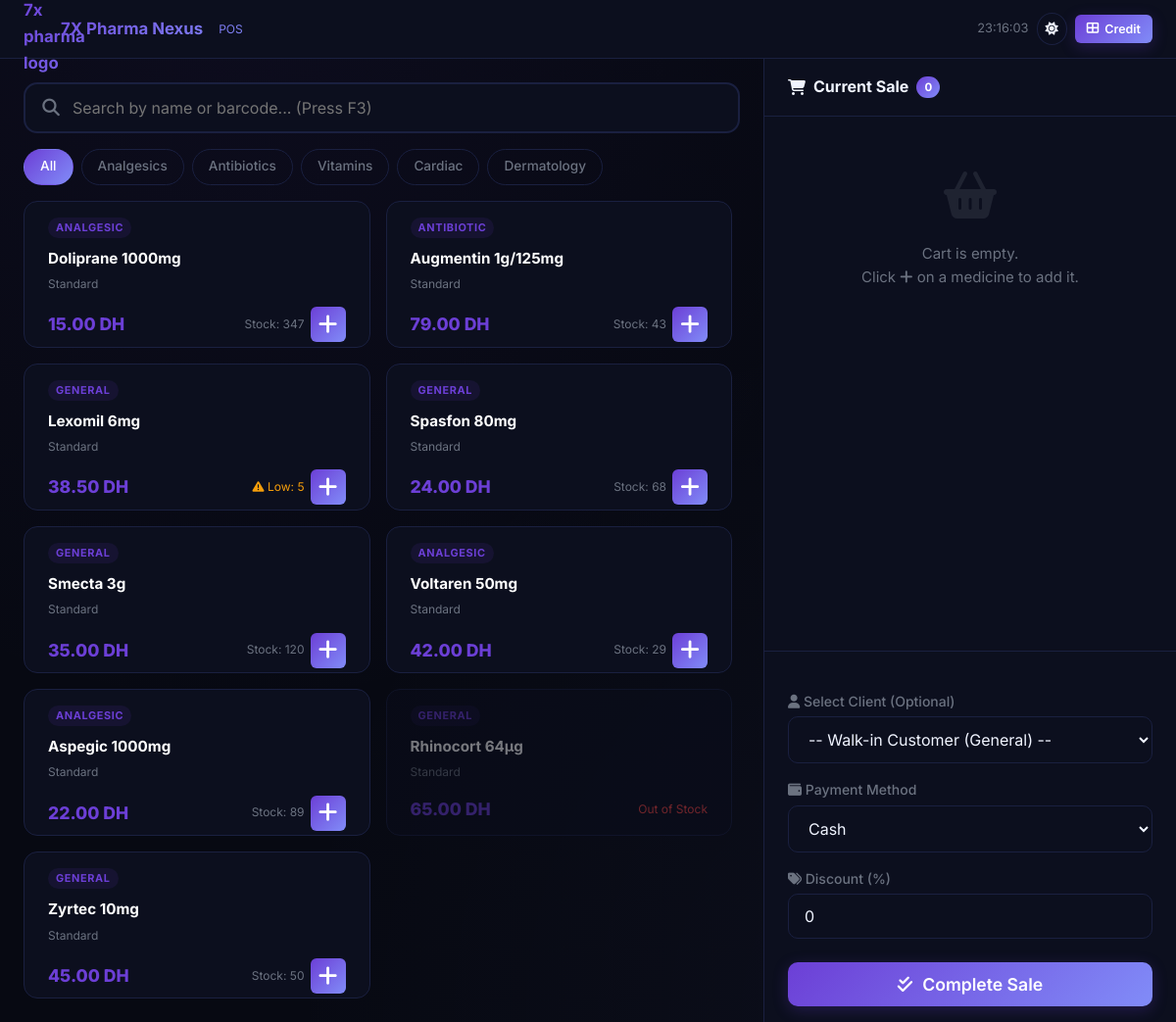
The app's page /public/index.php (signed in) with its own data.
### tables this page shows
CREATE TABLE `medicines` (
  `id` int(11) NOT NULL,
  `barcode` varchar(50) NOT NULL,
  `name` varchar(150) NOT NULL,
  `dci` varchar(150) DEFAULT NULL,
  `category` varchar(100) DEFAULT 'General',
  `price` decimal(10,2) NOT NULL,
  `cost_price` decimal(10,2) NOT NULL,
  `created_at` timestamp NOT NULL DEFAULT current_timestamp(),
  `deleted_at` timestamp NULL DEFAULT NULL
);

### app/controllers/POSController.php (called while the page is built, shortened)
<?php
class POSController extends Controller {
    public function index() {
        $medicineModel = $this->model('Medicine');
        $clientModel = $this->model('Client');
        $keyword = trim($_GET['q'] ?? '');
        $category = trim($_GET['category'] ?? 'all');
        $medicines = $medicineModel->searchAndFilter($keyword, $category);
        $clients = $clientModel->getAll();
        $subtotal = 0;
        $last_sale_items = [];
        $this->view('pos', [
            'medicines' => $medicines,
            'clients' => $clients,
            'cart_subtotal' =>$subtotal,
            'cart_total' => $subtotal,
            'last_sale_items' => $last_sale_items
        ]);
    }
}

### app/core/Router.php (called while the page is built, shortened)
<?php
class Router {
    protected $method = 'index';
    public function __construct() {
        $url = $this->parseUrl();
        $this->controller = new $this->controller();
        $this->params = $url ? array_values($url) : [];
        call_user_func_array([$this->controller, $this->method], $this->params);
    }
    private function parseUrl() {
        return [];
    }
}

### public/index.php (called while the page is built, shortened)
<?php
require_once ROOT_DIR . '/app/config/Database.php';
require_once ROOT_DIR . '/app/core/Model.php';
require_once ROOT_DIR . '/app/core/Controller.php';
require_once ROOT_DIR . '/app/core/Router.php';
$router = new Router();
?>

### app/config/Database.php (called while the page is built, shortened)
<?php
class Database {
    private $conn;
    public function __construct() {
        $host = '127.0.0.1';
        $port = '3307';
        $db_name = 'pharma_core';
        $username = 'root';
        $password = '';
        try {
            $dsn = "mysql:host={$host};port={$port};dbname={$db_name};charset=utf8mb4";
            $options = [
                PDO::ATTR_ERRMODE => PDO::ERRMODE_EXCEPTION,
                PDO::ATTR_DEFAULT_FETCH_MODE => PDO::FETCH_ASSOC,
                PDO::ATTR_EMULATE_PREPARES => false,
            ];
            $this->conn = new PDO($dsn, $username, $password, $options);
        } catch(PDOException $e) {
            $this->logError($e);
            $error_view = ROOT_DIR . '/views/components/db_error.php';
            if (file_exists($error_view)) {
                include $error_view;
            } else {
                header('HTTP/1.1 500 Internal Server Error');
                echo "Database Connection Error. Design file missing.";
            }
            exit();
        }
    }
    public function getConnection() {
        return $this->conn;
    }
}
?>

### app/core/Model.php (called while the page is built, shortened)
<?php
class Model {
    protected $db;
    public function __construct() {
        require_once ROOT_DIR . '/app/config/Database.php';
        $database = new Database();
        $this->db = $database->getConnection();
    }
    protected function query($sql, $params = []) {
        $stmt = $this->db->prepare($sql);
        $stmt->execute($params);
        return $stmt;
    }
}

### app/models/Medicine.php (called while the page is built, shortened)
<?php
class Medicine extends Model {
    protected $table = 'medicines';
    public function searchAndFilter($searchQuery = '', $category  = 'all') {
        $sql = "SELECT medicines.*,
                COALESCE(SUM(batches.current_quantity), 0) as current_quantity
                FROM {$this->table}
                LEFT JOIN batches ON medicines.id = batches.medicine_id
                WHERE medicines.deleted_at IS NULL";
        $params = [];
        $sql .= " GROUP BY medicines.id";
        $stmt = $this->query($sql, $params);
        return $stmt->fetchAll(PDO::FETCH_ASSOC);
    }
}
?>

### views/pages/pos.php (the view, shortened to what this page needs)
<!DOCTYPE html>
<html lang="en" data-theme="dark">
<head>
    <link rel="stylesheet" href="https://cdnjs.cloudflare.com/ajax/libs/font-awesome/6.5.1/css/all.min.css">
    <link rel="stylesheet" href="<?= BASE_URL ?>/assets/css/global.css">
    <link rel="stylesheet" href="<?= BASE_URL ?>/assets/css/pos.css">
</head>
<body>
    <div class="pos-wrapper">
        <div class="pos-main-layout">
            <nav class="pos-navbar">
                <div class="brand">
                    <img src="<?= BASE_URL ?>/assets/images/logo/7X-PHARMA-ICO.png" alt="7x pharma logo">
                    7X Pharma Nexus &nbsp;<span style="font-size:.75rem;font-weight:400;color:var(--color-text-secondary);">POS</span>
                </div>
                <div class="pos-nav-actions">
                    <span id="pos-clock" style="font-size:.8rem;color:var(--color-text-secondary);"></span>
                    <button id="theme-toggle" class="btn-icon" aria-label="Toggle Theme">
                        <span id="theme-icon"></span>
                    </button>
                    <a href="<?= BASE_URL ?>/credit" class="btn btn-primary btn-sm">
                        <i class="fa-solid fa-table-cells-large"></i> Credit
                    </a>
                </div>
            </nav>
            <div class="pos-content">
                <section class="pos-panel-products" aria-label="Medicine selection">
                    <form method="GET" action="<?= BASE_URL ?>/pos" class="search-wrapper" role="search">
                        <input type="search" name="q" id="medicine-search"
                            value="<?= htmlspecialchars($_GET['q'] ?? '') ?>"
                            placeholder="Search by name or barcode... (Press F3)"
                            autocomplete="off" aria-label="Search medicines">
                    </form>
                    <?php $activeCat = $_GET['category'] ?? 'all'; ?>
                    <nav class="category-tabs" aria-label="Filter by category">
                        <a href="?category=all<?= isset($_GET['q']) ? '&q=' . urlencode($_GET['q']) : '' ?>" class="cat-tab <?= $activeCat === 'all' ? 'active' : '' ?>">All</a>
                        <a href="?category=analgesic<?= isset($_GET['q']) ? '&q=' . urlencode($_GET['q']) : '' ?>" class="cat-tab <?= $activeCat === 'analgesic' ? 'active' : '' ?>">Analgesics</a>
                        <a href="?category=antibiotic<?= isset($_GET['q']) ? '&q=' . urlencode($_GET['q']) : '' ?>" class="cat-tab <?= $activeCat === 'antibiotic' ? 'active' : '' ?>">Antibiotics</a>
                        <a href="?category=vitamin<?= isset($_GET['q']) ? '&q=' . urlencode($_GET['q']) : '' ?>" class="cat-tab <?= $activeCat === 'vitamin' ? 'active' : '' ?>">Vitamins</a>
                        <a href="?category=cardiac<?= isset($_GET['q']) ? '&q=' . urlencode($_GET['q']) : '' ?>" class="cat-tab <?= $activeCat === 'cardiac' ? 'active' : '' ?>">Cardiac</a>
                        <a href="?category=derma<?= isset($_GET['q']) ? '&q=' . urlencode($_GET['q']) : '' ?>" class="cat-tab <?= $activeCat === 'derma' ? 'active' : '' ?>">Dermatology</a>
                    </nav>
                    <div class="medicine-grid" id="medicine-grid" role="list">
                        <?php if (isset($medicines) && count($medicines) > 0): ?>
                            <?php foreach ($medicines as $med): ?>
                                <?php
                                $isOutOfStock = $med['current_quantity'] <= 0;
                                $isLowStock = $med['current_quantity'] > 0 && $med['current_quantity'] <= 5;
                                ?>
                                <div class="medicine-card <?= $isOutOfStock ? 'out-of-stock' : '' ?>" role="listitem" <?= $isOutOfStock ? 'aria-disabled="true"' : '' ?>>
                                    <span class="med-category-badge"><?= htmlspecialchars(ucfirst($med['category'] ?? 'General')) ?></span>
                                    <div class="med-name"><?= htmlspecialchars($med['name']) ?></div>
                                    <div class="med-dosage"><?= htmlspecialchars($med['dosage'] ?? 'Standard') ?></div>
                                    <div class="med-footer">
                                        <span class="med-price"><?= number_format($med['price'], 2) ?> DH</span>
                                        <div style="display:flex;align-items:center;gap:6px;">
                                            <?php if ($isOutOfStock): ?>
                                                <span class="med-stock" style="color:var(--color-danger);">Out of Stock</span>
                                            <?php elseif ($isLowStock): ?>
                                                <span class="med-stock low" style="color:var(--color-warning);"><i class="fa-solid fa-triangle-exclamation"></i> Low: <?= $med['current_quantity'] ?></span>
                                            <?php else: ?>
                                                <span class="med-stock">Stock: <?= $med['current_quantity'] ?></span>
                                            <?php endif; ?>
                                            <?php if (!$isOutOfStock): ?>
                                                <form method="POST" action="<?= BASE_URL ?>/pos/addToCart" style="display:contents;">
                                                    <button type="submit" class="add-to-cart-btn" title="Add to cart" aria-label="Add <?= htmlspecialchars($med['name']) ?> to cart">
                                                        <i class="fa-solid fa-plus"></i>
                                                    </button>
                                                </form>
                                            <?php endif; ?>
                                        </div>
                                    </div>
                                </div>
                            <?php endforeach; ?>
                        <?php endif; ?>
                    </div>
                </section>
                <aside class="pos-panel-cart" aria-label="Shopping cart">
                    <div class="cart-header">
                        <div class="cart-title">
                            <i class="fa-solid fa-cart-shopping"></i>
                            Current Sale
                            <span class="cart-count-badge"><?= count($_SESSION['cart'] ?? []) ?></span>
                        </div>
                    </div>
                    <div class="cart-items-list" id="cart-items-list">
                        <?php if (empty($_SESSION['cart'])): ?>
                            <div class="cart-empty-msg" style="text-align: center; padding: 3rem 1rem; color: var(--color-text-secondary);">
                                <i class="fa-solid fa-basket-shopping" style="font-size: 3rem; opacity: 0.2; margin-bottom: 1rem;"></i>
                                <p>Cart is empty.<br>Click <i class="fa-solid fa-plus"></i> on a medicine to add it.</p>
                            </div>
                        <?php endif; ?>
                    </div>
                    <div class="cart-footer">
                        <form method="POST" action="<?= BASE_URL ?>/pos/checkout" id="checkout-form" style="margin-top: 1.5rem;">
                            <div class="form-group" style="margin-bottom: 1rem;">
                                <label class="form-label" for="pos-client"><i class="fa-solid fa-user"></i> Select Client (Optional)</label>
                                <select name="client_id" id="pos-client" class="form-control">
                                    <option value="">-- Walk-in Customer (General) --</option>
                                </select>
                            </div>
                            <div class="form-group" style="margin-bottom: 1rem;">
                                <label class="form-label" for="pos-payment-method"><i class="fa-solid fa-wallet"></i> Payment Method</label>
                                <select name="payment_method" id="pos-payment-method" class="form-control" required>
                                    <option value="cash">Cash</option>
                                </select>
                            </div>
                            <div class="form-group" style="margin-bottom: 1.5rem;">
                                <label class="form-label" for="pos-discount"><i class="fa-solid fa-tags"></i> Discount (%)</label>
                                <input type="number" name="discount" id="pos-discount" class="form-control" min="0" max="100" value="0" placeholder="0%">
                            </div>
                            <button type="submit" class="btn btn-primary" id="checkout-btn" style="width: 100%; padding: 12px; font-size: 1.1rem; display: flex; justify-content: center; gap: 10px;" <?= empty($_SESSION['cart']) ? 'disabled' : '' ?>>
                                <i class="fa-solid fa-check-double"></i> Complete Sale
                            </button>
                        </form>
                    </div>
                </aside>
            </div>
        </div>
    </div>
</body>
</html>

### public/assets/css/global.css (style rules this page uses)
*, *::before, *::after { box-sizing: border-box; margin: 0; padding: 0; }
body { font-family: var(--font-family); background-color: var(--color-bg-primary); background-image: radial-gradient(ellipse at 20% 0%, rgba(108, 63, 214, 0.06) 0%, transparent 50%), radial-gradient(ellipse at 80% 100%, rgba(129, 140, 248, 0.04) 0%, transparent 50%); background-attachment: fixed; color: var(--color-text-primary); font-size: 15px; line-height: 1.6; transition: background-color var(--transition-speed), color var(--transition-speed); }
a { color: var(--color-primary); text-decoration: none; transition: color var(--transition-speed); }
.btn { display: inline-flex; align-items: center; justify-content: center; padding: var(--space-2) var(--space-3); border: none; border-radius: var(--border-radius-md); font-weight: 600; cursor: pointer; transition: all var(--transition-speed); font-family: var(--font-family); outline: none; gap: 6px; }
.btn-primary { background: linear-gradient(135deg, var(--color-primary), var(--color-accent)); color: #fff; box-shadow: 0 4px 15px rgba(108, 63, 214, 0.25); }
.btn-sm { font-size: 0.78rem; padding: 0.3rem 0.75rem; border-radius: var(--border-radius-sm); }
.form-group { margin-bottom: var(--space-3); }
.form-label { display: block; margin-bottom: var(--space-1); font-weight: 500; color: var(--color-text-secondary); font-size: 0.875rem; }
.form-control { width: 100%; padding: 0.75rem var(--space-3); background-color: var(--color-bg-secondary); border: 1px solid var(--color-border); border-radius: var(--border-radius-md); color: var(--color-text-primary); font-size: 1rem; font-family: var(--font-family); transition: border-color var(--transition-speed), box-shadow var(--transition-speed); }
.btn-icon { background-color: var(--color-bg-secondary); border: 1px solid var(--color-border); color: var(--color-text-primary); padding: 0.5rem; border-radius: 50%; display: flex; align-items: center; justify-content: center; cursor: pointer; transition: all var(--transition-speed); }

### records on screen
medicines: category "ANALGESIC", name "Doliprane 1000mg", dosage "Standard", price "15.00", current_quantity "347"
medicines: category "ANTIBIOTIC", name "Augmentin 1g/125mg", dosage "Standard", price "79.00", current_quantity "43"
medicines: category "GENERAL", name "Lexomil 6mg", dosage "Standard", price "38.50", current_quantity "5"
medicines: category "GENERAL", name "Spasfon 80mg", dosage "Standard", price "24.00", current_quantity "68"
medicines: category "GENERAL", name "Smecta 3g", dosage "Standard", price "35.00", current_quantity "120"
medicines: category "ANALGESIC", name "Voltaren 50mg", dosage "Standard", price "42.00", current_quantity "29"
medicines: category "ANALGESIC", name "Aspegic 1000mg", dosage "Standard", price "22.00", current_quantity "89"
medicines: category "GENERAL", name "Rhinocort 64µg", dosage "Standard", price "65.00", shows "Out of Stock"
medicines: category "GENERAL", name "Zyrtec 10mg", dosage "Standard", price "45.00", current_quantity "50"

### other values on screen
count($_SESSION['cart'] ?? []) "0"
